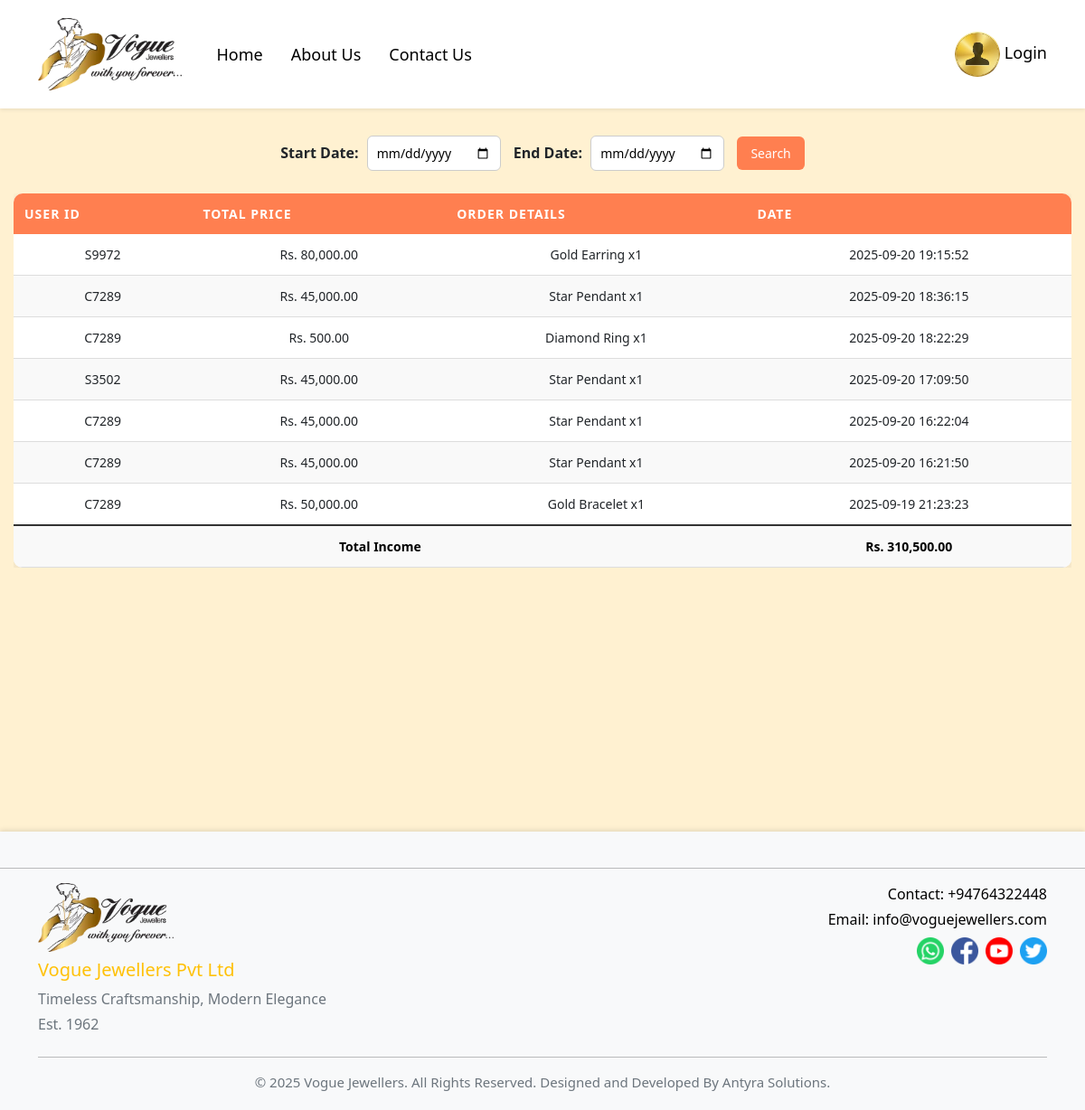
/admin/totalIncome.php, run on the app's committed database.
### tables this page shows
CREATE TABLE `orderhistory` (
  `id` int(11) NOT NULL,
  `userid` varchar(30) NOT NULL,
  `totalprice` float(20,2) NOT NULL,
  `orderdetail` varchar(255) NOT NULL,
  `date` datetime NOT NULL
);

### admin/totalIncome.php (the view, shortened to what this page needs)
<?php
include("../admin/index.php");
include_once("../include/connection.php");
$startDate = $_GET['start_date'] ?? '';
$endDate = $_GET['end_date'] ?? '';
$query = "SELECT * FROM orderhistory WHERE 1=1";
$query .= " ORDER BY date DESC";
$result = mysqli_query($con, $query);
$totalQuery = "SELECT SUM(totalprice) AS total_income FROM orderhistory WHERE 1=1";
$totalResult = mysqli_query($con, $totalQuery);
$totalRow = mysqli_fetch_assoc($totalResult);
$totalIncome = $totalRow['total_income'] ?? 0;
?>
<!DOCTYPE html>
<html lang="en">
<head>
</head>
<body>
<div class="main">
    <form class="filter-form" method="GET" action="">
        <label>Start Date:</label>
        <input type="date" name="start_date" value="<?php echo htmlspecialchars($startDate); ?>">
        <label>End Date:</label>
        <input type="date" name="end_date" value="<?php echo htmlspecialchars($endDate); ?>">
        <button type="submit">Search</button>
    </form>
    <div class="table-container">
        <table>
            <thead>
                <tr>
                    <th>User ID</th>
                    <th>Total Price</th>
                    <th>Order Details</th>
                    <th>Date</th>
                </tr>
            </thead>
            <tbody>
                <?php if (mysqli_num_rows($result) > 0): ?>
                    <?php while($row = mysqli_fetch_assoc($result)) { ?>
                    <tr>
                        <td><?php echo $row['userid']; ?></td>
                        <td>Rs. <?php echo number_format($row['totalprice'], 2); ?></td>
                        <td><?php echo $row['orderdetail']; ?></td>
                        <td><?php echo $row['date']; ?></td>
                    </tr>
                    <?php } ?>
                <?php else: ?>
                    <tr>
                        <td colspan="4">No orders found for selected date range.</td>
                    </tr>
                <?php endif; ?>
                <tr class="total-row">
                    <td colspan="3">Total Income</td>
                    <td>Rs. <?php echo number_format($totalIncome, 2); ?></td>
                </tr>
            </tbody>
        </table>
    </div>
</div>
</body>
</html>
<?php include_once("../include/footer.php"); ?>

### admin/index.php (style rules this page uses)
body { background-color: #FFF1D1; margin: 0; font-family: 'Segoe UI', Tahoma, Geneva, Verdana, sans-serif; }

### admin/totalIncome.php (style rules this page uses)
body { margin: 0; padding: 0; font-family: 'Segoe UI', Tahoma, Geneva, Verdana, sans-serif; background-color: #FFF1D1; }
.main { padding: 30px 15px; min-height: 100vh; }
.filter-form { text-align: center; margin-bottom: 25px; }
.filter-form label { font-weight: bold; margin-right: 5px; }
.filter-form input[type="date"] { padding: 8px 10px; border: 1px solid #ccc; border-radius: 6px; margin-right: 10px; font-size: 14px; }
.filter-form button { background-color: #FF7F50; color: white; border: none; padding: 8px 15px; border-radius: 6px; cursor: pointer; transition: 0.3s; font-size: 14px; }
.table-container { overflow-x: auto; }
table { width: 100%; max-width: 1200px; margin: 0 auto; border-collapse: collapse; border-radius: 10px; overflow: hidden; background: #fff; box-shadow: 0 5px 20px rgba(0,0,0,0.1); min-width: 600px; }
thead { background-color: #FF7F50; color: #fff; }
thead th { padding: 12px; font-size: 14px; text-transform: uppercase; letter-spacing: 1px; }
tbody td { padding: 12px; text-align: center; font-size: 14px; border-bottom: 1px solid #ddd; }
tbody tr:nth-child(even) { background-color: #f9f9f9; }
.total-row { background-color: #27ae60; color: black; font-weight: bold; font-size: 16px; }
.total-row td { border-top: 2px solid #333; }

### data on the page
orderhistory: userid "S9972", totalprice "80,000.00", orderdetail "Gold Earring x1", date "2025-09-20 19:15:52"
orderhistory: userid "C7289", totalprice "45,000.00", orderdetail "Star Pendant x1", date "2025-09-20 18:36:15"
orderhistory: userid "C7289", totalprice "500.00", orderdetail "Diamond Ring x1", date "2025-09-20 18:22:29"
orderhistory: userid "S3502", totalprice "45,000.00", orderdetail "Star Pendant x1", date "2025-09-20 17:09:50"
orderhistory: userid "C7289", totalprice "45,000.00", orderdetail "Star Pendant x1", date "2025-09-20 16:22:04"
orderhistory: userid "C7289", totalprice "45,000.00", orderdetail "Star Pendant x1", date "2025-09-20 16:21:50"
orderhistory: userid "C7289", totalprice "50,000.00", orderdetail "Gold Bracelet x1", date "2025-09-19 21:23:23"

### other printed values
$totalIncome "310,500.00"
